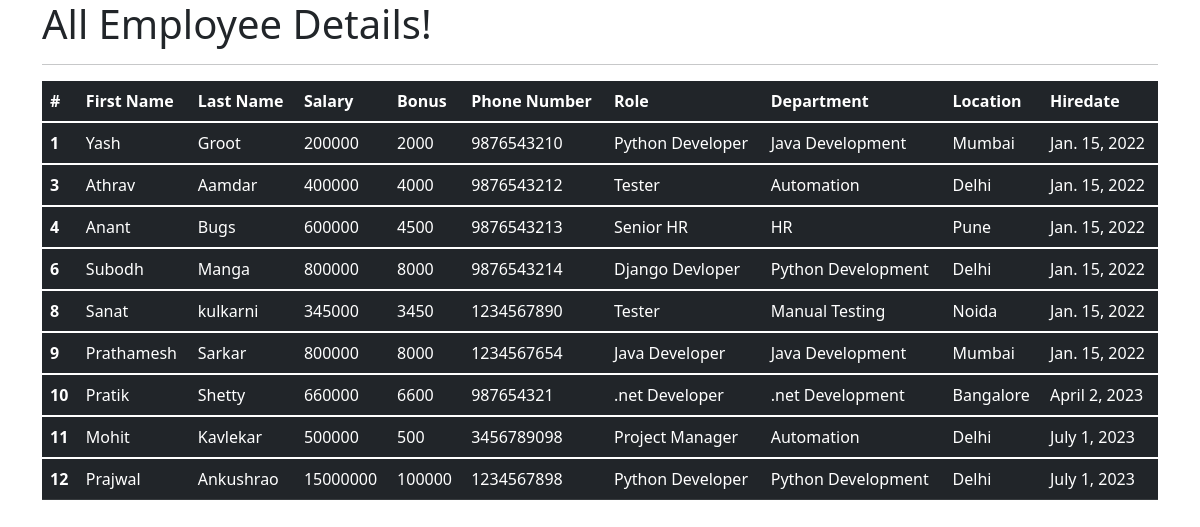
The app's page /all_emp with its own data.
### emp_app/models.py (models this page shows, shortened)
class Employee(models.Model):
    first_name = models.CharField(max_length=100, null=False)
    last_name = models.CharField(max_length=100)
    dept = models.ForeignKey(Department, on_delete=models.CASCADE)
    salary = models.IntegerField(default=0)
    bonus = models.IntegerField(default=0)
    role = models.ForeignKey(Role, on_delete=models.CASCADE)
    phone = models.IntegerField(default=0)
    hire_date = models.DateField()
    def __str__(self):
        return "%s %s %s" %(self.first_name, self.last_name, self.phone)

class Role(models.Model):
    name = models.CharField(max_length=100, null=False)

class Department(models.Model):
    name = models.CharField(max_length=100,null=False)
    location = models.CharField(max_length=100)

### emp_app/views.py (the view)
# urls.py: path('all_emp', views.all_emp, name='all_emp'),
def all_emp(request):
    emps = Employee.objects.all()
    context = {
        'emps': emps
    }
    print(context)
    return render(request, 'view_all_emp.html', context)

### emp_app/templates/view_all_emp.html (shortened to what this page needs)
<!DOCTYPE html>
<html lang="en">
<head>
  <link href="https://cdn.jsdelivr.net/npm/bootstrap@5.1.3/dist/css/bootstrap.min.css" rel="stylesheet">
</head>
  <body>
  <div class="container">
          <h1>All Employee Details!</h1>
      <hr>
     <table class="table table-dark">
  <thead>
    <tr>
      <th scope="col">#</th>
      <th scope="col">First Name</th>
      <th scope="col">Last Name</th>
      <th scope="col">Salary</th>
      <th scope="col">Bonus</th>
      <th scope="col">Phone Number</th>
      <th scope="col">Role</th>
      <th scope="col">Department</th>
      <th scope="col">Location</th>
      <th scope="col">Hiredate</th>
    </tr>
  </thead>
         {% for emp in emps %}
  <tbody>
    <tr>
      <th scope="row">{{emp.id}}</th>
      <td>{{emp.first_name}}</td>
      <td>{{emp.last_name}}</td>
      <td>{{emp.salary}}</td>
      <td>{{emp.bonus}}</td>
      <td>{{emp.phone}}</td>
      <td>{{emp.role.name}}</td>
      <td>{{emp.dept.name}}</td>
      <td>{{emp.dept.location}}</td>
      <td>{{emp.hire_date}}</td>
    </tr>
  </tbody>
         {% endfor %}
</table>
  </div>
  </body>
</html>

### records on screen
Employee: id "1", first_name "Yash", last_name "Groot", salary "200000", bonus "2000", phone "9876543210", role.name "Python Developer", dept.name "Java Development", dept.location "Mumbai", hire_date "Jan. 15, 2022"
Employee: id "3", first_name "Athrav", last_name "Aamdar", salary "400000", bonus "4000", phone "9876543212", role.name "Tester", dept.name "Automation", dept.location "Delhi", hire_date "Jan. 15, 2022"
Employee: id "4", first_name "Anant", last_name "Bugs", salary "600000", bonus "4500", phone "9876543213", role.name "Senior HR", dept.name "HR", dept.location "Pune", hire_date "Jan. 15, 2022"
Employee: id "6", first_name "Subodh", last_name "Manga", salary "800000", bonus "8000", phone "9876543214", role.name "Django Devloper", dept.name "Python Development", dept.location "Delhi", hire_date "Jan. 15, 2022"
Employee: id "8", first_name "Sanat", last_name "kulkarni", salary "345000", bonus "3450", phone "1234567890", role.name "Tester", dept.name "Manual Testing", dept.location "Noida", hire_date "Jan. 15, 2022"
Employee: id "9", first_name "Prathamesh", last_name "Sarkar", salary "800000", bonus "8000", phone "1234567654", role.name "Java Developer", dept.name "Java Development", dept.location "Mumbai", hire_date "Jan. 15, 2022"
Employee: id "10", first_name "Pratik", last_name "Shetty", salary "660000", bonus "6600", phone "987654321", role.name ".net Developer", dept.name ".net Development", dept.location "Bangalore", hire_date "April 2, 2023"
Employee: id "11", first_name "Mohit", last_name "Kavlekar", salary "500000", bonus "500", phone "3456789098", role.name "Project Manager", dept.name "Automation", dept.location "Delhi", hire_date "July 1, 2023"
Employee: id "12", first_name "Prajwal", last_name "Ankushrao", salary "15000000", bonus "100000", phone "1234567898", role.name "Python Developer", dept.name "Python Development", dept.location "Delhi", hire_date "July 1, 2023"
